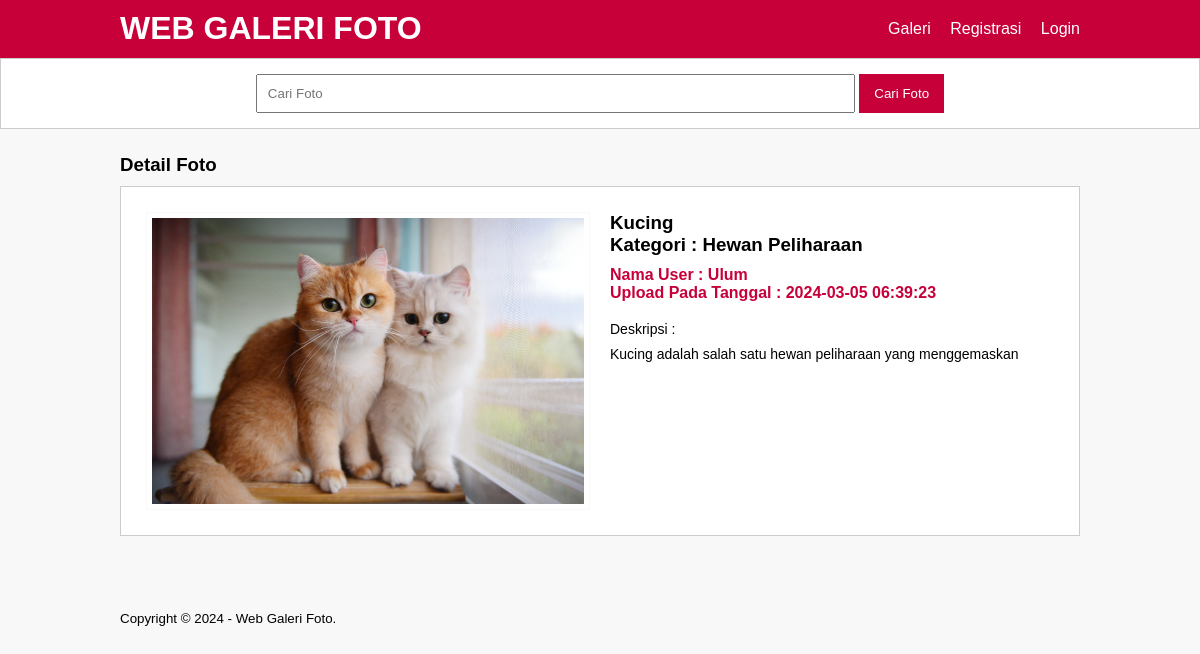
Page /detail-image.php?id=44 on the committed database.
### tables this page shows
CREATE TABLE `tb_image` (
  `image_id` int(11) NOT NULL,
  `category_id` int(11) NOT NULL,
  `category_name` varchar(100) NOT NULL,
  `admin_id` int(11) NOT NULL,
  `admin_name` varchar(100) NOT NULL,
  `image_name` varchar(100) NOT NULL,
  `image_description` text NOT NULL,
  `image` varchar(100) NOT NULL,
  `image_status` tinyint(1) NOT NULL,
  `date_created` timestamp NOT NULL DEFAULT current_timestamp() ON UPDATE current_timestamp()
);

### detail-image.php (the view, shortened to what this page needs)
<?php
    include 'db.php';
	$produk = mysqli_query($conn, "SELECT * FROM tb_image WHERE image_id = '".$_GET['id']."' ");
	$p = mysqli_fetch_object($produk);
?>
<!DOCTYPE html PUBLIC "-//W3C//DTD XHTML 1.0 Transitional//EN" "http://www.w3.org/TR/xhtml1/DTD/xhtml1-transitional.dtd">
<html xmlns="http://www.w3.org/1999/xhtml">
<head>
<link rel="stylesheet" type="text/css" href="css/style.css">
</head>
<body>
    <header>
        <div class="container">
        <h1><a href="index.php">WEB GALERI FOTO</a></h1>
        <ul>
            <li><a href="galeri.php">Galeri</a></li>
           <li><a href="registrasi.php">Registrasi</a></li>
           <li><a href="login.php">Login</a></li>
        </ul>
        </div>
    </header>
    <div class="search">
        <div class="container">
            <form action="galeri.php">
                <input type="text" name="search" placeholder="Cari Foto" value="<?php echo $_GET['search'] ?>" />
                <input type="submit" name="cari" value="Cari Foto" />
            </form>
        </div>
    </div>
    <div class="section">
        <div class="container">
             <h3>Detail Foto</h3>
            <div class="box">
                <div class="col-2">
                   <img src="foto/<?php echo $p->image ?>" width="100%" />
                </div>
                <div class="col-2">
                   <h3><?php echo $p->image_name ?><br />Kategori : <?php echo $p->category_name  ?></h3>
                   <h4>Nama User : <?php echo $p->admin_name ?><br />
                   Upload Pada Tanggal : <?php echo $p->date_created  ?></h4>
                   <p>Deskripsi :<br />
                        <?php echo $p->image_description ?>
                   </p>
                </div>
            </div>
        </div>
    </div>
    <footer>
        <div class="container">
            <small>Copyright &copy; 2024 - Web Galeri Foto.</small>
        </div>
    </footer>
</body>
</html>

### css/style.css (style rules this page uses)
* { padding:0; margin:0; font-family:'Quicksand', sans-serif; }
body { background-color:#f8f8f8; }
a { color: inherit; text-decoration:none; }
header { background-color: #C70039; color: #fff; }
header h1 { float:left; padding:10px 0; }
header ul { float:right; }
header ul li { display:inline-block; }
header ul li a { padding:20px 0 20px 15px; display: inline-block; }
footer { padding:25px 0; }
.container { width: 80%; margin: 0 auto; }
.container:after { content:''; display: block; clear:both; }
.section { padding:25px 0; }
.box { background-color: #fff; border:1px solid #ccc; padding:15px; box-sizing: border-box; margin:10px 0 25px 0; }
.box:after { content: ''; display: block; clear: both; }
.search { padding:15px 0; background-color: #fff; border:1px solid #ccc; text-align: center; }
.search input[type=text] { width: 60%; padding:10px; }
.search input[type=submit] { padding:12px 15px; background-color: #C70039; color: #fff; border:none; cursor:pointer; }
.col-2 { width: 50%; min-height: 200px; padding:10px; box-sizing: border-box; float: left; }
.col-2 img { border:1px solid #f9f9f9; padding:5px; box-sizing: border-box; }
.col-2 h3 { margin-bottom: 10px; }
.col-2 h4 { color: #C70039; }
.col-2 p { margin:15px 0; text-align: justify; line-height: 25px; font-size: 14px; }

### rows in the picture
tb_image: image (picture), image_name "Kucing", category_name "Hewan Peliharaan", admin_name "Ulum", date_created "2024-03-05 06:39:23", image_description "Kucing adalah salah satu hewan peliharaan yang menggemaskan"
